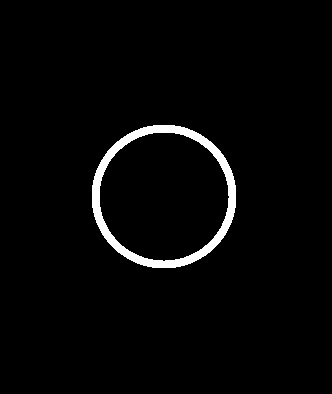
#> input picture 9_Morphological_Image_Processing/filling_holes/imagen7.jpg, 332 x 394 px
$ python fill_hole.py
#> lines starting #> are read from the running program, lines starting #| are printed output that depends on the picture; after the words box and inside, x2 and y2 are one past the last pixel; in counts of white or black regions, pixels touching at a corner belong together
import numpy as np
import scipy.ndimage as nd
import matplotlib.pyplot as plt
# Importacion de bibliotecas matematica, manejo imagenes, graficado y
# operaciones morfologicas

# Creacion de las funciones im2double e im2uint8 por la falta de
# equivalentes en Python
def im2double(im):
    info = np.iinfo(im.dtype) # Consiguie el tipo de dato de la imagen
    # Divide todos los valores por el maximo
    return im.astype(np.float64) / info.max

def im2uint8(im):
    info = np.iinfo(np.uint8) # Consiguie el tipo de dato de la imagen
    # Multiplica por el valor maximo
    temp = im*info.max
    temp[temp>info.max] = info.max
    temp[temp<info.min] = info.min
    return temp.astype(np.uint8)

# Definicion de la funcion binaria en python
def binaria(X):
    # Toma una imagen en blanco y negro y retorna una imagen de valores de 0 y 1
    # Entradas: - una imagen en blanco y negro.
    # Salidas: - una imagen binaria con valores de 0 o 1
    (m, n) = X.shape
    Y = np.zeros((m, n)).astype(np.bool8) # se utiliza el tipo booleano de 8 bits
    Y[X >= 0.5] = 1
    Y[X < 0.5] = 0
    return Y

def rellenar(A, B, iterMax = 100, gui=0):
# Rellenar huecos de una imagen
#
# Recibe:
#   - A: imagen binaria que tiene una parte hueca/vacia adentro
#   - B: elemento estructurado
#   - iterMax: numero de iteraciones maximas para el rellenado
#   - gui: opcion para realizar el graficado interactivo
# Retorna:
#   - X: imagen binaria con el relleno

    # Valor inicial X0=Imagen con un pixel blanco en la parte a rellenar
    (m, n) = A.shape
    X = np.zeros((m, n))
    cx = np.floor((m + 1) / 2).astype('int')
    cy = np.floor((n + 1) / 2).astype('int')
    X[cx, cy] = 1

    # Aplicacion del rellenado iterativamente en un bucle
    for k in range(iterMax):
        # Aplicacion de la dilatacion binaria
        C = nd.binary_dilation(X, B).astype(A.dtype)
        # Primero se invierte logicamente A y luego se aplica la operacion and logico
        X = np.logical_and(C, np.invert(A))

        # Si se desea, el graficado interactivo
        if gui:
            plt.subplot(122) # posicionamiento de la nueva imagen
            plt.title("Iteracion: " + str(k))
            plt.imshow(X, cmap='gray', vmin = 0, vmax = 1, interpolation='none')
            # muestra matriz como imagen
            plt.pause(0.1) # pausa de la ventana en 0.1s

    return X

A = plt.imread("imagen7.jpg") # lectura de imagen en escala a grises
#> A is the input picture: shape (394, 332, 3); min 0, max 255, mean 6.7

# la imagen no esta en escala de grises pero sus canales son iguales
A = A[:, :, 0] # Se utiliza uno de los canales de colores
#> A: shape (394, 332)
A = im2double(A) # Se normaliza la imagen
A = binaria(A) # elimina valores intermedios
#> A: shape (394, 332) bool; 2.6% white; 1 white region, box (x1, y1, x2, y2) and area: (92, 125, 236, 268) 3421

# Creacion del elemento estructurado
B = np.ones((4, 4), A.dtype)

plt.figure(1) # creacion de nueva figura para graficado
plt.subplot(121) # posicionamiento de imagen
plt.title("Imagen Original")
plt.imshow(A, cmap='gray', vmin = 0, vmax = 1, interpolation='none')
# muestra matriz como imagen

plt.ion() # activa la interactividad de la ventana

# Iteracion para rellenar el hueco de la imagen
X = rellenar(A, B, 100, 1)
#> the loop in rellenar, `for k in range(iterMax):` made 100 passes
#> pass 1, in rellenar, `X = np.logical_and(C, np.invert(A))`:
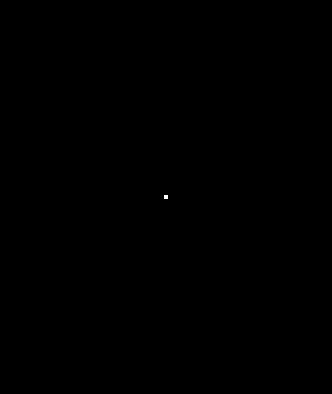
#> X: shape (394, 332) bool; 0.01% white; 1 white region (1 under 20 px)
#> pass 1, in rellenar, `plt.pause(0.1)`:
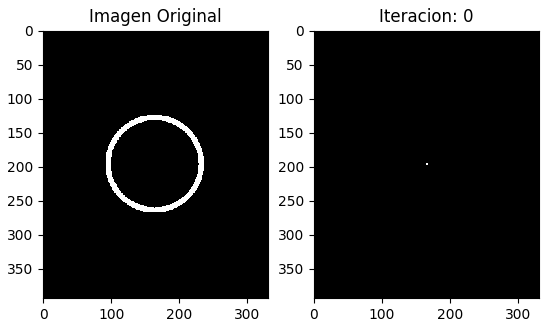
#> figure drawn by matplotlib, 2 panels
#> after the loop in rellenar, `for k in range(iterMax):`:
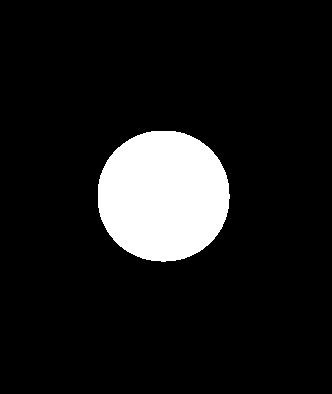
#> C: shape (394, 332) bool; 10.5% white; 1 white region, box (x1, y1, x2, y2) and area: (98, 131, 230, 262) 13724
#> after the loop in rellenar, `for k in range(iterMax):`:
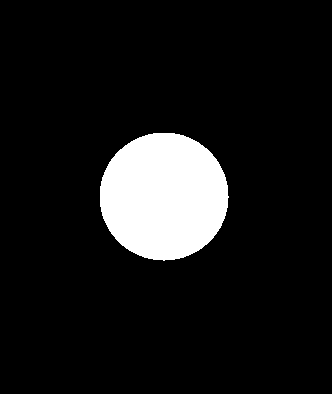
#> X: shape (394, 332) bool; 9.9% white; 1 white region, box (x1, y1, x2, y2) and area: (100, 133, 229, 261) 12944

plt.ioff() # desactiva la interactividad

plt.subplot(122) # posicionamiento de la nueva imagen
plt.title("Iteracion: 100 [Finalizado]")
plt.imshow(X, cmap='gray', vmin = 0, vmax = 1, interpolation='none')

plt.show() # despliega y bloque la ventana
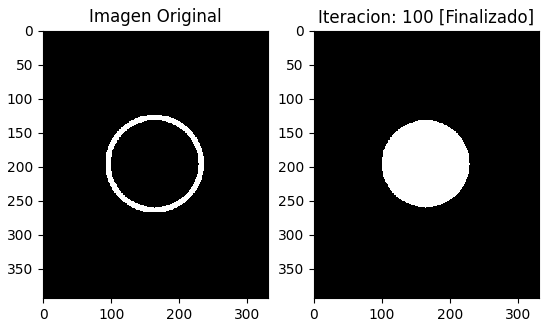
#> figure drawn by matplotlib, 2 panels
